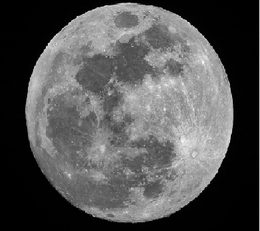
%> input picture moon.png, 260 x 231 px, shrunk from 391 x 348 before the run
$ octave mean_mode_filter.m   (GNU Octave 9; MATLAB toolbox functions it lacks are replaced by stand-ins)
%> lines starting %> are read from the running program, lines starting %| are printed output that depends on the picture
clc;
clear all;
close all;
img_1=imread('moon.png');
%> img_1 is the input picture: size 231x260x3 uint8; min 0, max 255, mean 83.7
img_2=rgb2gray(img_1);
img_3=img_2;
img_4=img_2;
img_5=img_2;
temp=img_2;
subplot(221)
imshow(img_2)
title('Original')
[w h]=size(img_2);
%> w = 231; h = 260
for i=1:w-2
   for j=1:h-2
      t=[temp(i,j),temp(i,j+1),temp(i,j+2),...
          temp(i+1,j),temp(i+1,j+1),temp(i+1,j+2),...
          temp(i+2,j),temp(i+2,j+1),temp(i+2,j+2)];
      img_3(i+2,j+2)=min(t);
      img_4(i+2,j+2)=mode(t);
      img_5(i+2,j+2)=max(t);
   end
end
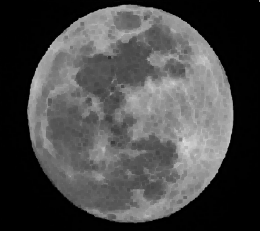
%> img_3: size 231x260 uint8; min 0, max 226, mean 72.8
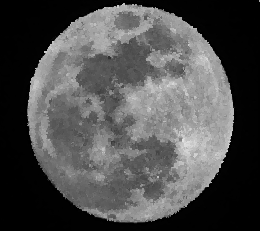
%> img_4: size 231x260 uint8; min 0, max 226, mean 77.8
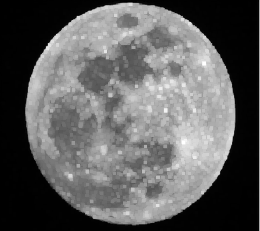
%> img_5: size 231x260 uint8; min 0, max 255, mean 95.1
subplot(222)
imshow(img_3)
title('Min Filter')
subplot(223)
imshow(img_4)
title('Mode Filter')
subplot(224)
imshow(img_5)
title('Max filter')
